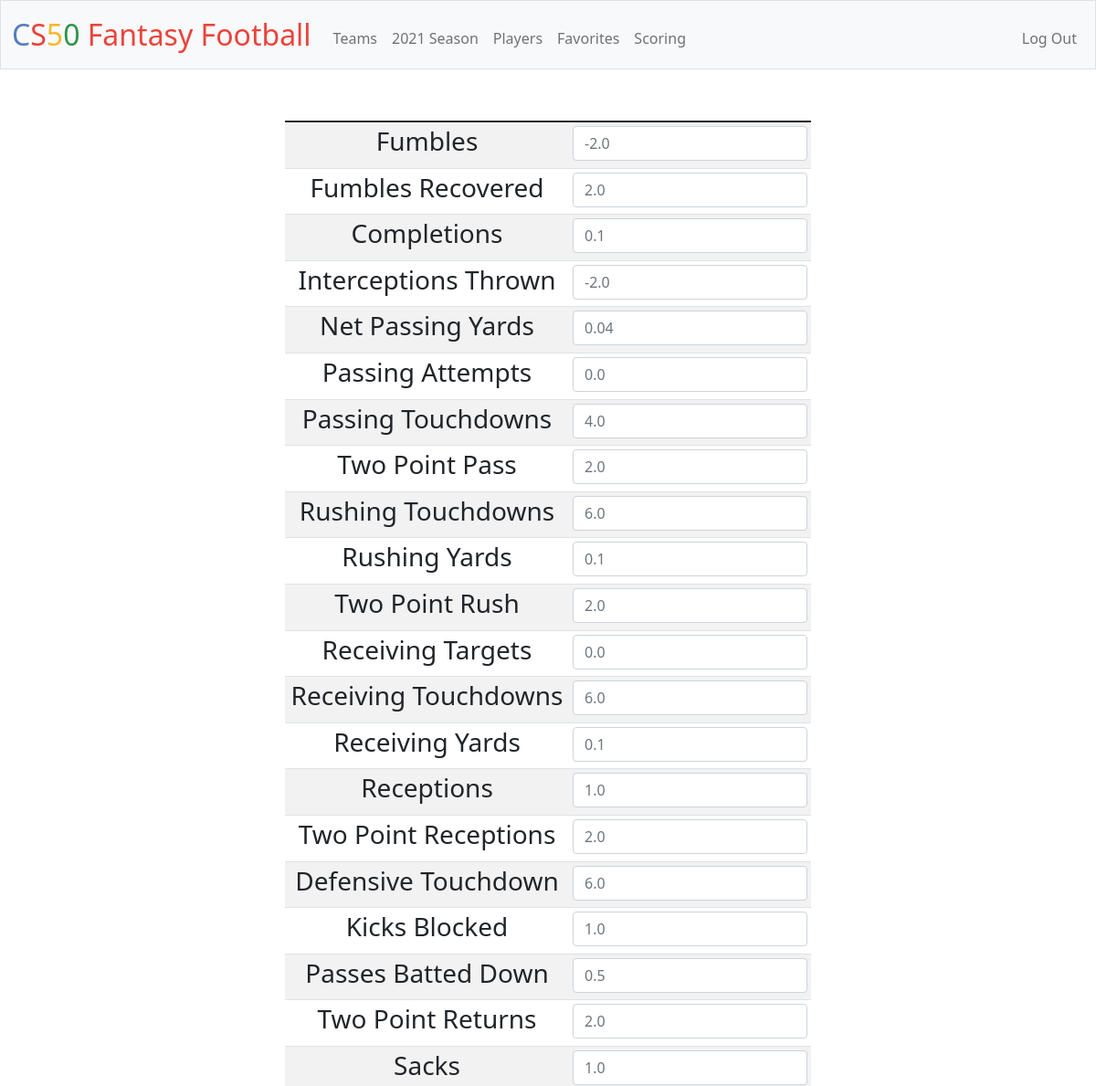
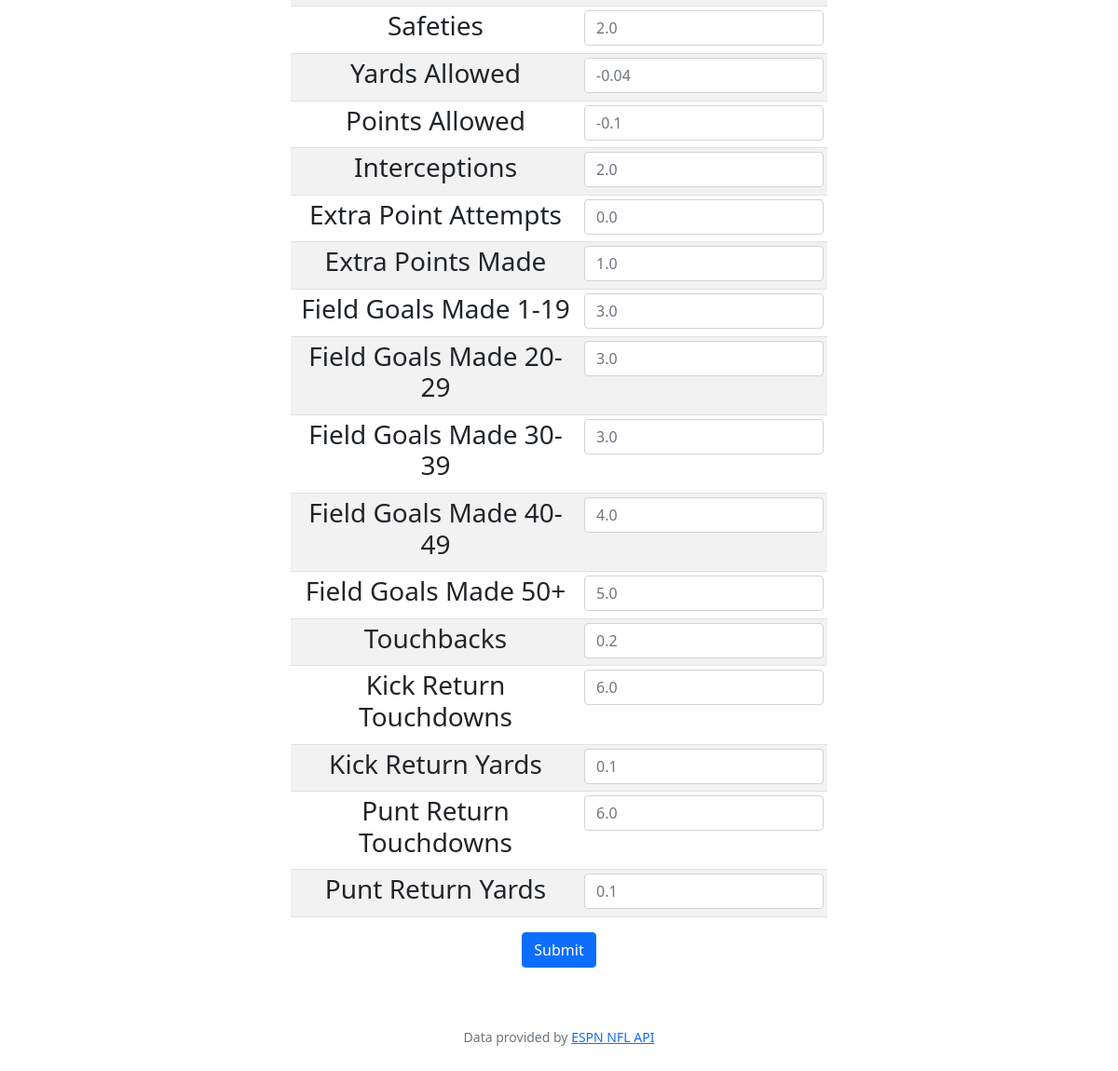
The app's page /change_scores (signed in) with its own data (2 pictures, top to bottom).
### tables this page shows
CREATE TABLE 'stats' ('displayName' TEXT NOT NULL, 'name' TEXT NOT NULL, 'abbrev' TEXT NOT NULL, 'description' TEXT NOT NULL, 'defaultValue' REAL);

### app.py (the view)
@app.route("/change_scores", methods=["GET", "POST"])
@login_required
def change_scores():
    if request.method == "POST":
        """Edit fantasy scoring methods"""
        stats = db.execute("SELECT * FROM user_stat_values WHERE user_id = ?", session["user_id"])[0]
        del stats["user_id"]
        def numeric_check(stat):
            if not request.form.get(stat):
                pass
            else:
                if request.form.get(stat).isnumeric() == False:
                    return apology("must provide numeric values for stats", 400)
        for stat in stats:
            numeric_check(stat)
        for stat in stats:
            if not request.form.get(stat):
                pass
            else:
                stats[stat] = request.form.get(stat)
        for stat in stats:
            db.execute(f"UPDATE user_stat_values SET {stat} = {stats[stat]} WHERE user_id = ?", session["user_id"])
        return redirect("/scoring")
    else:
        stats = db.execute("SELECT * FROM stats")
        return render_template("change_scores.html", stats=stats)

### app.py (called while the page is built)
@app.after_request
def after_request(response):
    response.headers["Cache-Control"] = "no-cache, no-store, must-revalidate"
    response.headers["Expires"] = 0
    response.headers["Pragma"] = "no-cache"
    return response

### helpers.py (called while the page is built)
def login_required(f):
    @wraps(f)
    def decorated_function(*args, **kwargs):
        if session.get("user_id") is None:
            return redirect("/login")
        return f(*args, **kwargs)
    return decorated_function

### templates/change_scores.html (shortened to what this page needs)
{% extends "layout.html" %}
{% block main %}
<form action="/change_scores" method="post">
    <div class="row">
        <div class="col-md-3"></div>
            <div class="col-md-6">
                <table class="table table-sm table-striped table-hover container">
                    <thead>
                        <tr>
                            <td></td>
                            <td></td>
                        </tr>
                    </thead>
                    <tbody>
                        {% for stat in stats %}
                            <tr>
                                <td><h3>{{stat.displayName}}</h3></td>
                                <td><input name={{stat.name}} placeholder="{{stat.defaultValue}}" autofocus class="form-control mx-auto w-auto" type="number"></input></td>
                            </tr>
                        {% endfor %}
                    </tbody>
                </table>
            </div>
        <div class="col-md-3"></div>
    </div>
    <div class="mb-3">
        <button class="btn btn-primary" type="submit">Submit</button>
    </div>
</form>
{% endblock %}

### records on screen
stats: displayName "Fumbles", fumbles "-2.0"
stats: displayName "Fumbles Recovered", fumblesRecovered "2.0"
stats: displayName "Completions", completions "0.1"
stats: displayName "Interceptions Thrown", interceptionsThrown "-2.0"
stats: displayName "Net Passing Yards", netPassingYards "0.04"
stats: displayName "Passing Attempts", passingAttempts "0.0"
stats: displayName "Passing Touchdowns", passingTouchdowns "4.0"
stats: displayName "Two Point Pass", twoPtPass "2.0"
stats: displayName "Rushing Touchdowns", rushingTouchdowns "6.0"
stats: displayName "Rushing Yards", rushingYards "0.1"
stats: displayName "Two Point Rush", twoPtRush "2.0"
stats: displayName "Receiving Targets", receivingTargets "0.0"
stats: displayName "Receiving Touchdowns", receivingTouchdowns "6.0"
stats: displayName "Receiving Yards", receivingYards "0.1"
stats: displayName "Receptions", receptions "1.0"
stats: displayName "Two Point Receptions", twoPtReception "2.0"
stats: displayName "Defensive Touchdown", defensiveTouchdowns "6.0"
stats: displayName "Kicks Blocked", kicksBlocked "1.0"
stats: displayName "Passes Batted Down", passesBattedDown "0.5"
stats: displayName "Two Point Returns", twoPtReturns "2.0"
stats: displayName "Sacks", sacks "1.0"
stats: displayName "Safeties", safeties "2.0"
stats: displayName "Yards Allowed", yardsAllowed "-0.04"
stats: displayName "Points Allowed", pointsAllowed "-0.1"
stats: displayName "Interceptions", interceptions "2.0"
stats: displayName "Extra Point Attempts", extraPointAttempts "0.0"
stats: displayName "Extra Points Made", extraPointsMade "1.0"
stats: displayName "Field Goals Made 1-19", fieldGoalsMade1_19 "3.0"
stats: displayName "Field Goals Made 20-29", fieldGoalsMade20_29 "3.0"
stats: displayName "Field Goals Made 30-39", fieldGoalsMade30_39 "3.0"
stats: displayName "Field Goals Made 40-49", fieldGoalsMade40_49 "4.0"
stats: displayName "Field Goals Made 50+", fieldGoalsMade50 "5.0"
stats: displayName "Touchbacks", touchbacks "0.2"
stats: displayName "Kick Return Touchdowns", kickReturnTouchdowns "6.0"
stats: displayName "Kick Return Yards", kickReturnYards "0.1"
stats: displayName "Punt Return Touchdowns", puntReturnTouchdowns "6.0"
stats: displayName "Punt Return Yards", puntReturnYards "0.1"
